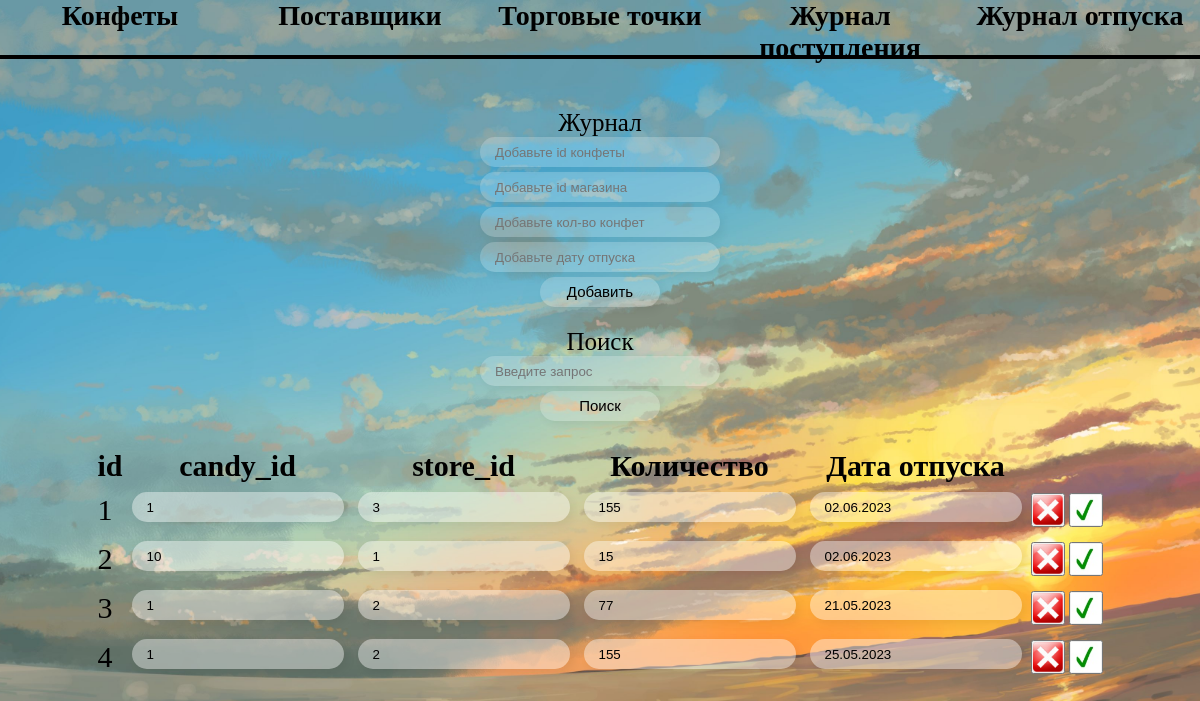
The app's page /ProductRelease.php with its own data.
### tables this page shows
CREATE TABLE `ProductRelease` (
  `id` int NOT NULL,
  `candy_id` int NOT NULL,
  `store_id` int NOT NULL,
  `amount` int NOT NULL,
  `date_sold` varchar(30) NOT NULL
);

### ProductRelease.php (the view, shortened to what this page needs)
<link rel="stylesheet" href="style/style.css">
<div class="Headings">
    <div class="Item-Headings">
        <a href="candies.php">Конфеты</a>
    </div>
    <div class="Item-Headings">
        <a href="suppliers.php">Поставщики</a>
    </div>
    <div class="Item-Headings">
        <a href="stores.php">Торговые точки</a>
    </div>
    <div class="Item-Headings">
        <a href="ProductReceipt.php">Журнал поступления</a>
    </div>
    <div class="Item-Headings">
        <a href="ProductRelease.php">Журнал отпуска</a>
    </div>
</div>
<div class="wrap">
    <div class="formWrap">
        <form id="formAdd" action="" method="POST" class="formStyle">
            <label for="candie">Журнал</label><br>
            <input class="inputStyle" type="text" name="candy_id" placeholder="Добавьте id конфеты" id="candy_id">
            <br>
            <input class="inputStyle" type="text" name="store_id" placeholder="Добавьте id магазина" id="store_id">
            <br>
            <input class="inputStyle" type="text" name="amount" placeholder="Добавьте кол-во конфет" id="amount">
            <br>
            <input class="inputStyle" type="text" name="date_sold" placeholder="Добавьте дату отпуска" id="date_sold">
            <br>
            <input type="submit" value="Добавить" class="input-button inputStyle">
        </form>
        <form id="fordSearch" action="" method="POST" class="formStyle">
            <label for="search">Поиск</label><br>
            <input class="inputStyle" type="text" name="search" placeholder="Введите запрос" id="search">
            <br>
            <input type="submit" value="Поиск" class="input-button inputStyle">
        </form>
    </div>
</div>
<?php
$user = 'root';
$pass = '';
$db = new PDO('mysql:host=localhost;dbname=myDB', $user, $pass, array(PDO::ATTR_PERSISTENT => true));
if(!empty($_POST['search'])){
    try {
        $request = $_POST['search'];
        $stmt = $db->prepare("SELECT * FROM ProductRelease WHERE candy_id LIKE '%$request%' or store_id like '%$request%' or amount LIKE '%$request%' or date_sold LIKE '%$request%'");
        $stmt->execute();
        $values = $stmt->fetchAll(PDO::FETCH_ASSOC);
        $search = 1;
    } catch (PDOException $e) {
        exit();
    }
}
else{
    try {
        $stmt = $db->prepare("SELECT * FROM ProductRelease");
        $stmt->execute();
        $values = $stmt->fetchAll(PDO::FETCH_ASSOC);
    } catch (PDOException $e) {
        exit();
    }
}
?>
<div class="tableWrap">
    <table>
    <thead>
        <tr>
            <th>id</th>
            <th>candy_id</th>
            <th>store_id</th>
            <th>Количество</th>
            <th>Дата отпуска</th>
        </tr>
    </thead>
    <tbody>
        <?php foreach ($values as $row): ?>
            <form action="" method="POST">
                <tr>
                <td><?php print($row['id']); ?></td>
                <td><div class="inputTable"><input  class="inputStyleTable" type="text" name="candy_id<?php print($row['id']) ?>" value="<?php print($row['candy_id']); ?>" readonly="readonly"></div></td>
                <td><div class="inputTable"><input  class="inputStyleTable" type="text" name="store_id<?php print($row['id']) ?>" value="<?php print($row['store_id']); ?>" readonly="readonly"></div></td>
                <td><div class="inputTable"><input  class="inputStyleTable" type="text" name="amount<?php print($row['id']) ?>" value="<?php print($row['amount']); ?>"></div></td>
                <td><div class="inputTable"><input  class="inputStyleTable" type="text" name="date_sold<?php print($row['id']) ?>" value="<?php print($row['date_sold']); ?>"></div></td>
                <td><button type="submit" name="action" value="delete<?php print($row['id']) ?>"><img src="images/RedCross.png" alt="Error" title="Удалить"></button></td>
                <td><button type="submit" name="action" value="save<?php print($row['id']) ?>"><img src="images/GreenCheckMark.jpg" alt="Error"title="Сохранить"></button></td>
                </tr>
            </form>
        <?php endforeach; ?>
    </tbody>
    </table>
</div>

### style/style.css (style rules this page uses)
table { font-size: 30px; }
img { width: 30px; height: 30px; }
button { padding: 0; }
.Headings { display: flex; justify-content: space-evenly; width: 100%; height: 55px; border-bottom: 4px solid black; }
a { text-decoration: none; color: black; font-weight: 900; font-family: cursive; }
.Item-Headings { width: 100%; height: 100%; font-size: 28px; text-align: center; }
.wrap { margin-top: 50px; width: 100%; text-align: center; }
.formWrap { margin-left: auto; margin-right: auto; }
label { font-size: 25px; font-family: segoe print; }
.inputStyle { width:20%; resize: vertical; padding:15px; border-radius:15px; border:0; box-shadow:4px 4px 10px rgba(0,0,0,0.06); height:15px; margin-bottom: 5px; background-color: rgba(255, 255, 255, 0.2); }
.inputStyleTable { width:100%; resize: vertical; padding:15px; border-radius:15px; border:0; box-shadow:4px 4px 10px rgba(0,0,0,0.06); height:15px; margin-bottom: 5px; background-color: rgba(255, 255, 255, 0.4); margin-right: 5px; }
.input-button { width: 10%; line-height: 0; text-align: center; font-size: 15px; }
.tableWrap { width: 100%; margin-top: 20px; }
table { margin-left: auto; margin-right: auto; }
.inputTable { text-align: center; line-height: 0; margin: 5px; }

### records on screen
productrelease: id "1", id+candy "1", store "3", amount "155", date_sold "02.06.2023"
productrelease: id "2", candy "10", store "1", amount "15", date_sold "02.06.2023"
productrelease: id "3", candy "1", store "2", amount "77", date_sold "21.05.2023"
productrelease: id "4", candy "1", store "2", amount "155", date_sold "25.05.2023"
